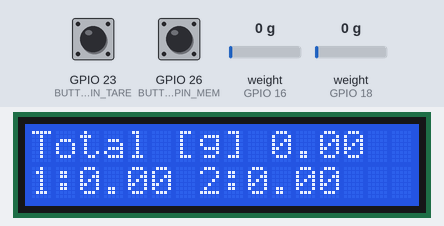
The sketch below on a simulated ESP32. Parts: 16×2 character LCD. Inputs (shaded band) come from the test bench; at power-on: weight on the scale (sensors on GPIO 16, GPIO 18) 0 g, GPIO 23 (BUTTON_PIN_TARE) HIGH, GPIO 26 (BUTTON_PIN_MEM) HIGH. What the sketch prints to the serial monitor is not drawn.

Above: at 3.6 s.
3.7 s: weight on the scale (sensor on GPIO 16) set to 100 g
At 4.8 s:
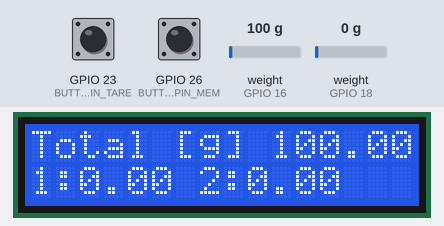
5.8 s: GPIO 23 (BUTTON_PIN_TARE) pulled LOW for 1.4 s
At 11.0 s:
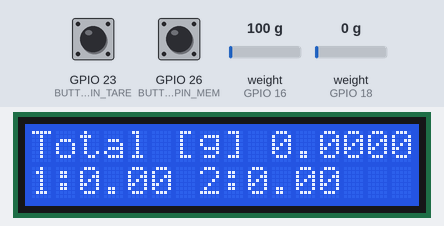
11.5 s: weight on the scale (sensor on GPIO 18) set to 1250 g
At 13.6 s:
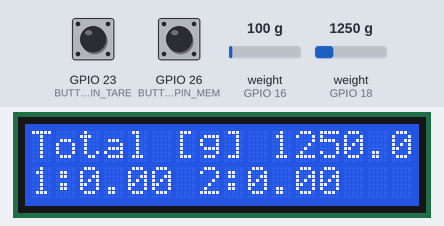
13.9 s: GPIO 26 (BUTTON_PIN_MEM) pulled LOW for 1.4 s
At 15.5 s:
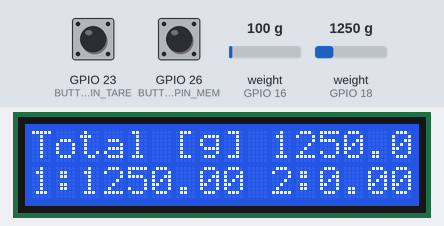
16.8 s: weight on the scale (sensor on GPIO 16) set to 1250 g
At 18.5 s:
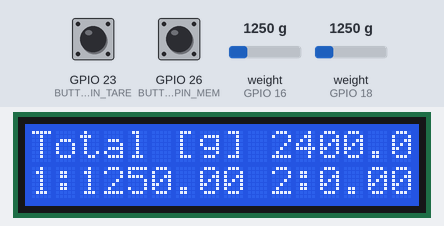
18.8 s: weight on the scale (sensor on GPIO 18) set to 2500 g
At 20.4 s:
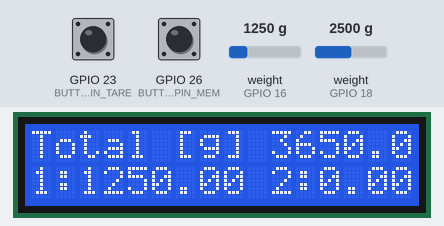
Timing chart, 0 to 21.9 s (numbered marks = the images above; inputs shaded):
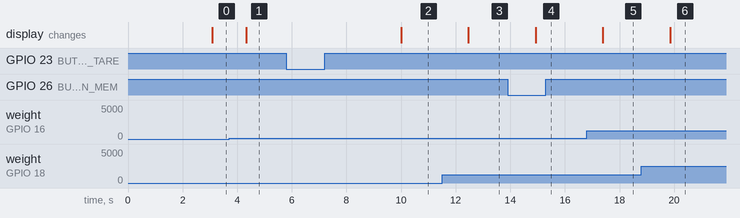

Measured:
- after the input at 3.7 s, the display: changes after 0.62 s (image 1)
- after the input at 5.8 s, the display: changes after 4.2 s (image 2)
- after the input at 11.5 s, the display: changes after 0.97 s (image 3)
- after the input at 13.9 s, the display: changes after 1.0 s (image 4)
- after the input at 16.8 s, the display: changes after 0.59 s (image 5)
- after the input at 18.8 s, the display: changes after 1.1 s (image 6)

The sketch:

two_load_cells.ino
```cpp
#include "HX711.h"
#include <LiquidCrystal_I2C.h>
#include <Pushbutton.h>

HX711 scale_right;
HX711 scale_left;

float calibration_factor_right = 188.4*2; // multiplication of both calibration factors by 2 as they were calculated while already installed under the rack
float calibration_factor_left = 188.55*2;

int lcd_columns = 16;
int lcd_rows = 2;
LiquidCrystal_I2C lcd(0x27, lcd_columns, lcd_rows);

#define BUTTON_PIN_TARE 23
Pushbutton button_tare(BUTTON_PIN_TARE);

#define BUTTON_PIN_MEM 26
Pushbutton button_mem(BUTTON_PIN_MEM);

int press_count = 0;
float weight1 = 0;
float weight2 = 0;

void setup() {
  Serial.begin(115200);

  lcd.init();
  lcd.backlight();
  lcd.clear();

  scale_right.begin(16, 4);   // DT = GPIO 16, SCK = GPIO 4
  scale_left.begin(18, 4);  // DT = GPIO 18, SCK = GPIO 19 or also 4 as the load cells can work on the same SCK pin

  scale_right.set_scale(calibration_factor_right);
  scale_left.set_scale(calibration_factor_left);

  scale_right.tare(); // reset scale
  scale_left.tare(); // reset scale
}

void loop() {

  if (button_tare.getSingleDebouncedPress())
  {
    Serial.print("tare...");
    scale_right.tare();
    scale_left.tare();
  }

  // read each sensor (averaging 5 readings for stability)
  float weight_right = scale_right.get_units(5);
  float weight_left = scale_left.get_units(5);

  // combine into a single total weight reading
  float total_weight = weight_right + weight_left;

if (button_mem.getSingleDebouncedPress()) {
    press_count++;
    if (press_count == 1)
    {
      weight1 = total_weight;
    }
    else if (press_count == 2)
    {
      weight2 = total_weight - weight1;
    }
    else
    {
      press_count = 0;
      weight1 = 0;
      weight2 = 0;
    }
  }

  Serial.print("Total Weight: ");
  Serial.print(total_weight, 2); // two decimal places precision
  Serial.println(" g");
  Serial.print("Weight Object 1: ");
  Serial.print(weight1, 2); // two decimal places precision
  Serial.println(" g");
  Serial.print("Weight Object 2: ");
  Serial.print(weight2, 2); // two decimal places precision
  Serial.println(" g");

  lcd.setCursor(0, 0);
  lcd.print("Total [g] ");
  lcd.print(total_weight, 2);
  lcd.setCursor(0, 1);
  lcd.print("1:");
  lcd.print(weight1, 2);
  lcd.print(" 2:");
  lcd.print(weight2, 2);

  delay(200);
}
```
